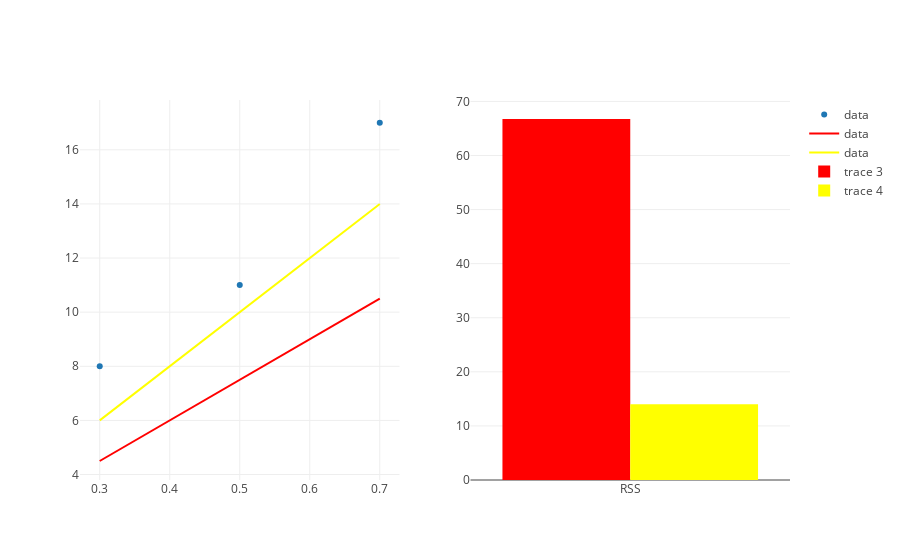

The cell this chart's notebook holds for it:
### Markdown cell above
Now above, we saw we see which model better predicts our shot distance by plugging in different angles for our shot distance, and then calculate the respective SSE.  

But really, what we would like to do is to find the *best* line.  How should we do that?  Should we just trying a bunch of different numbers to multiply angle by, and then calculating the RSS?  Well, kinda, yea.

Let's start by trying two different numbers 15, and then 20.

### Code cell
from graph import model_trace, trace_rss, pair_colors, plot_side_by_side
from graph import trace_values


m_values = list(range(15, 25, 5))
rss_traces = []
model_traces = []

actual_trace = trace_values(x_values = observed_shot_angles, y_values = observed_distances)

for m in m_values:
    rss_trace = trace_rss(m, b, observed_shot_angles, observed_distances)
    rss_traces.append(rss_trace)
    built_model_trace = model_trace(m, b, observed_shot_angles, observed_distances)
    model_traces.append(built_model_trace)
    
pair_colors(model_traces, rss_traces)
plot_side_by_side([actual_trace] + model_traces, rss_traces)

### Figure 1 — Plotly figure (JSON) as saved in the notebook; plotly's stock layout.template omitted (floating-point values rounded to 4 significant figures)
{"data": [{"mode": "markers", "name": "data", "text": [], "type": "scatter", "uid": "ce5868d2-db20-468e-be4f-48a1f9165dc0", "x": [0.3, 0.5, 0.7], "xaxis": "x", "y": [8, 11, 17], "yaxis": "y"}, {"marker": {"color": "red"}, "mode": "lines", "name": "data", "text": [], "type": "scatter", "uid": "33033560-f4b6-4442-861e-2272b56a4b0c", "x": [0.3, 0.5, 0.7], "xaxis": "x", "y": [4.5, 7.5, 10.5], "yaxis": "y"}, {"marker": {"color": "yellow"}, "mode": "lines", "name": "data", "text": [], "type": "scatter", "uid": "ee154c7a-7433-4f90-92e3-71c3fd474023", "x": [0.3, 0.5, 0.7], "xaxis": "x", "y": [6, 10, 14], "yaxis": "y"}, {"marker": {"color": "red"}, "type": "bar", "uid": "5e88cf53-5462-4e65-99d6-c308a1c964df", "x": ["RSS"], "xaxis": "x2", "y": [66.75], "yaxis": "y2"}, {"marker": {"color": "yellow"}, "type": "bar", "uid": "22f32059-6f5b-4078-903c-9ebe893b6aca", "x": ["RSS"], "xaxis": "x2", "y": [14], "yaxis": "y2"}], "layout": {"autosize": true, "xaxis": {"anchor": "y", "autorange": true, "domain": [0, 0.45], "range": [0.2724, 0.7276], "type": "linear"}, "xaxis2": {"anchor": "y2", "autorange": true, "domain": [0.55, 1], "range": [-0.5, 0.5], "type": "category"}, "yaxis": {"anchor": "x", "autorange": true, "domain": [0, 1], "range": [3.795, 17.9], "type": "linear"}, "yaxis2": {"anchor": "x2", "autorange": true, "domain": [0, 1], "range": [0, 70.26], "type": "linear"}}}
